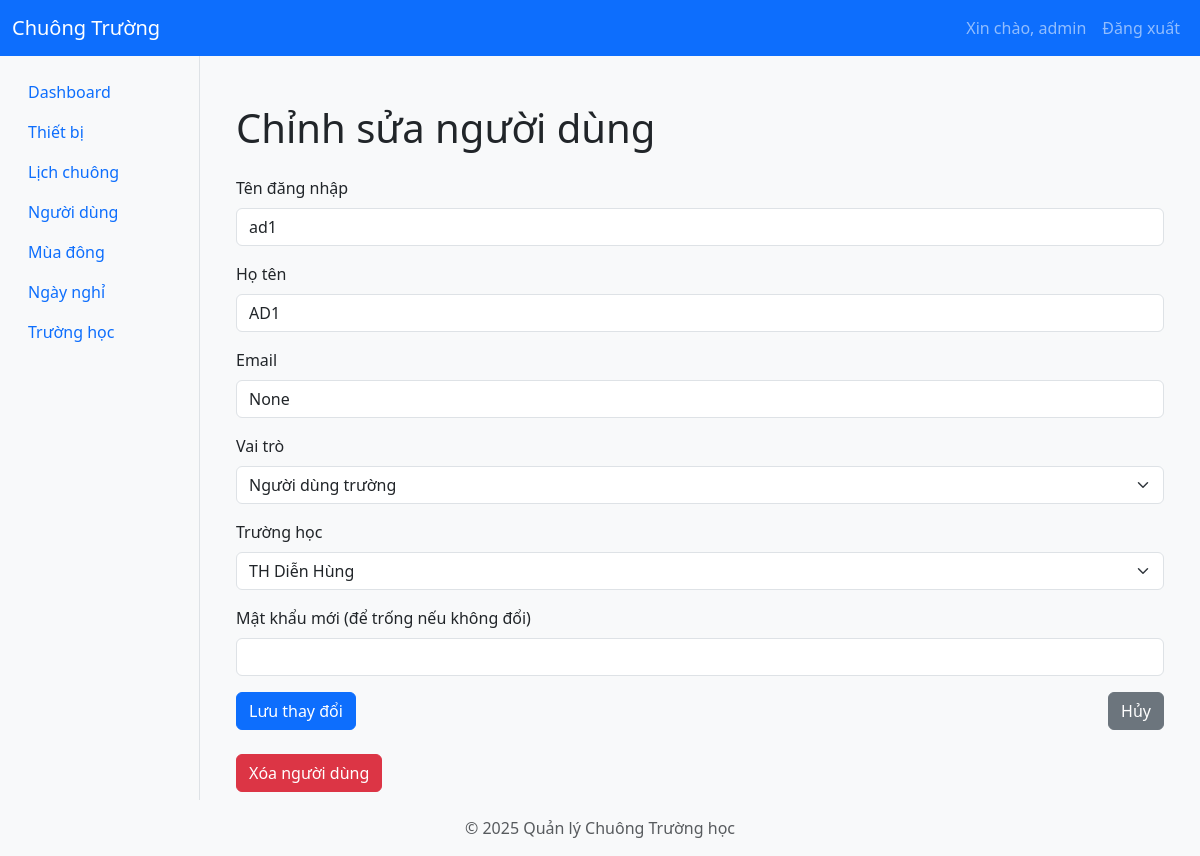
The page /users/edit/2 (signed in) on the database as committed earlier.
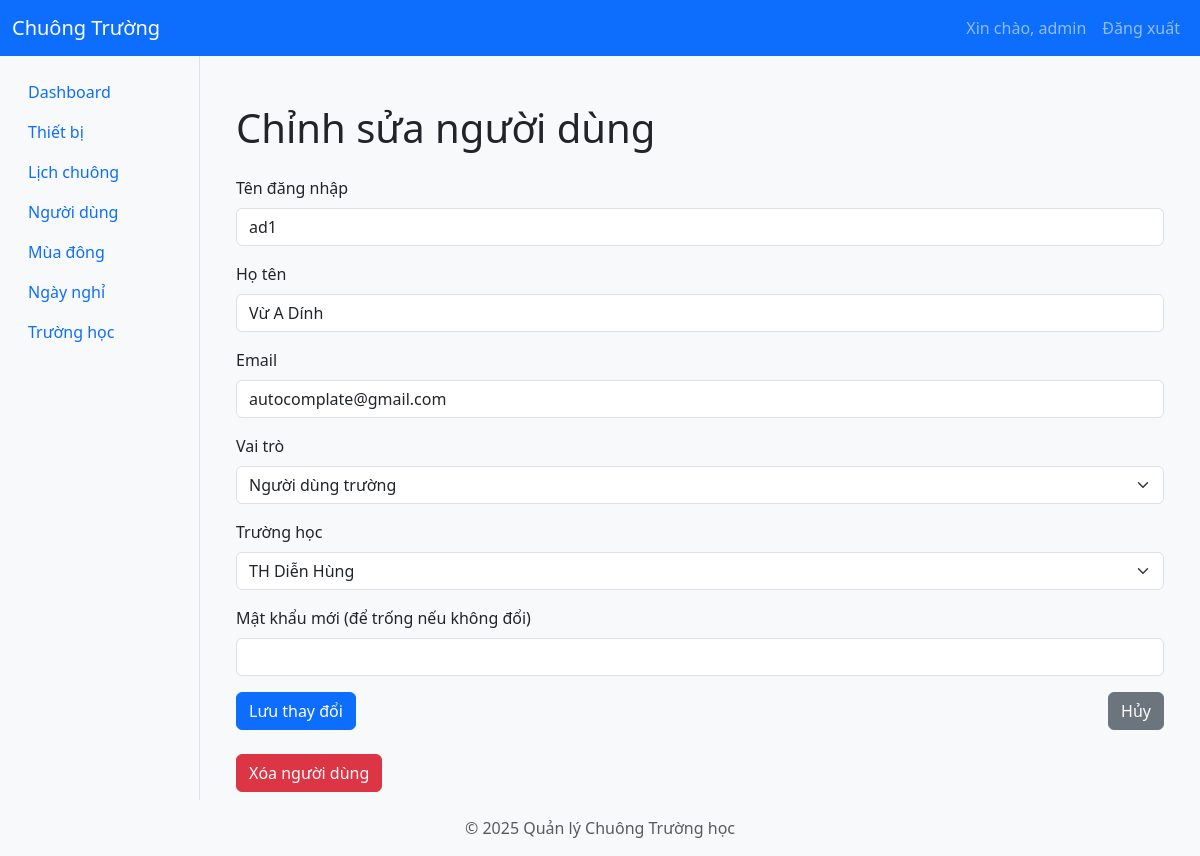
The same page on the database as committed later.
### app/models/user.py (models this page shows, shortened)
class User(db.Model):
    __tablename__ = "users"
    id = db.Column(db.Integer, primary_key=True)
    username = db.Column(db.String(80), unique=True, nullable=False)
    password_hash = db.Column(db.String(128), nullable=False)
    role = db.Column(db.String(50), nullable=False, default="school_user")  # Role: admin, school_admin, school_user
    email = db.Column(db.String(120), unique=True)
    full_name = db.Column(db.String(100))
    school_id = db.Column(db.Integer, db.ForeignKey("schools.id"), nullable=True)  # School association for school_admin
    school = db.relationship("School", back_populates="users")  # Define the relationship
    devices = db.relationship("Device", back_populates="user")

### app/models/school.py (models this page shows)
class School(db.Model):
    __tablename__ = "schools"
    id = db.Column(db.Integer, primary_key=True)
    name = db.Column(db.String(100), nullable=False)
    address = db.Column(db.String(200))
    phone = db.Column(db.String(20))
    users = db.relationship("User", back_populates="school", lazy="dynamic")
    devices = db.relationship("Device", back_populates="school", lazy=True)
    disabled_periods = db.relationship(
        "DisabledPeriod",
        back_populates="school",
        lazy=True
    )
    schedules = db.relationship("Schedule", back_populates="school", lazy=True)

### app/routes/user_routes.py (the view, shortened to what this page needs)
@user_bp.route('/users/edit/<int:user_id>', methods=['GET', 'POST'])
@login_required
@admin_required
def web_edit_user(user_id):
    user = User.query.get_or_404(user_id)
    schools = School.query.all()
    return render_template('edit_user.html', user=user, schools=schools)

### app/__init__.py (called while the page is built)
def create_app():
    app = Flask(__name__)
    app.config.from_object('app.config.Config')
    db.init_app(app)
    jwt.init_app(app)
    migrate.init_app(app, db)  # Bind Flask-Migrate to the app and db
    login_manager.init_app(app)  # Initialize Flask-Login
    login_manager.login_view = 'auth.login'  # Set the login view
    @app.context_processor
    def inject_user():
        from flask_login import current_user
        return dict(current_user=current_user)
    from app.utils.jwt_patch import apply_jwt_patch
    apply_jwt_patch()
    from app.routes import register_routes
    register_routes(app)
    def get_day_name(index):
        days = ['Thứ 2', 'Thứ 3', 'Thứ 4', 'Thứ 5', 'Thứ 6', 'Thứ 7', 'Chủ Nhật']
        return days[index]
    app.jinja_env.filters['get_day_name'] = get_day_name
    return app

### app/templates/edit_user.html (shortened to what this page needs)
{% extends 'layout.html' %}
{% block content %}
<div class="container mt-4">
    <h1 class="mb-4">Chỉnh sửa người dùng</h1>
    <form method="POST" action="{{ url_for('user.web_edit_user', user_id=user.id) }}">
        <div class="mb-3">
            <label for="username" class="form-label">Tên đăng nhập</label>
            <input type="text" class="form-control" id="username" name="username" value="{{ user.username }}" required>
        </div>
        <div class="mb-3">
            <label for="full_name" class="form-label">Họ tên</label>
            <input type="text" class="form-control" id="full_name" name="full_name" value="{{ user.full_name }}">
        </div>
        <div class="mb-3">
            <label for="email" class="form-label">Email</label>
            <input type="email" class="form-control" id="email" name="email" value="{{ user.email }}">
        </div>
        <div class="mb-3">
            <label for="role" class="form-label">Vai trò</label>
            <select class="form-select" id="role" name="role" required>
                <option value="school_user" {% if user.role == 'school_user' %}selected{% endif %}>Người dùng trường</option>
            </select>
        </div>
        <div class="mb-3">
            <label for="school_id" class="form-label">Trường học</label>
            <select class="form-select" id="school_id" name="school_id">
            {% if schools %}
            {% for school in schools %}
            <option value="{{ school.id }}" {% if user.school_id == school.id %}selected{% endif %}>{{ school.name }}</option>
            {% endfor %}
            {% else %}
            <option disabled>Không có trường nào</option>
            {% endif %}
            </select>
        </div>
        <div class="mb-3">
            <label for="password" class="form-label">Mật khẩu mới (để trống nếu không đổi)</label>
            <input type="password" class="form-control" id="password" name="password">
        </div>
        <div class="mb-3 d-flex justify-content-between">
            <button type="submit" class="btn btn-primary">Lưu thay đổi</button>
            <a href="{{ url_for('user.users_page') }}" class="btn btn-secondary">Hủy</a>
        </div>
    </form>
    <form method="POST" action="{{ url_for('user.web_delete_user', user_id=user.id) }}" onsubmit="return confirm('Bạn có chắc chắn muốn xóa người dùng này?');" class="mt-4">
        <button type="submit" class="btn btn-danger">Xóa người dùng</button>
    </form>
</div>
{% endblock %}

Rows that differ between the two databases and show on the page:
changed User "ad1": full_name "AD1" → "Vừ A Dính"; email "None" → "autocomplate@gmail.com"
